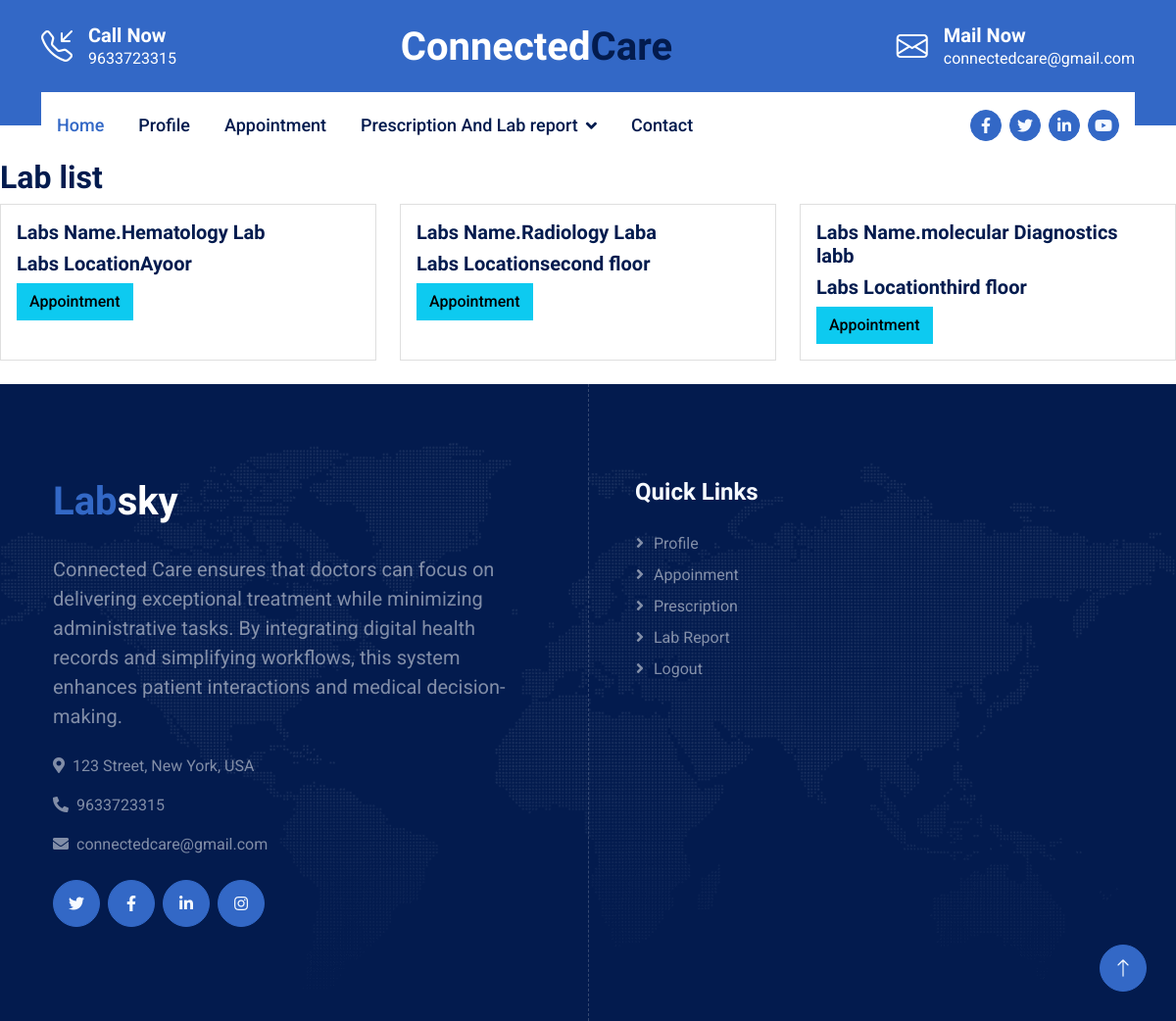
/lab_doc_show/1 (signed in), run on the app's committed database.
### hosp_app/models.py (models this page shows)
class Lab(models.Model):
    hosp_id=models.ForeignKey(Hosp,on_delete=models.CASCADE)
    loc=models.CharField(max_length=100)
    name=models.CharField(max_length=100)
    loginid=models.ForeignKey('Login',on_delete=models.CASCADE)

### hosp_app/views.py (the view)
# urls.py: path('lab_doc_show/<int:id>',views.lab_doc_show,name='lab_doc_show'),
def lab_doc_show(request,id):
    if 'user_id' in request.session:
        user_id = request.session.get('user_id')
        lab = get_object_or_404(Doctor, loginid=user_id)
        app_id = get_object_or_404(Appointment, id=id)
        a = Lab.objects.filter(hosp_id=lab.hosp_name)
        return render(request, 'labs_show_doc.html', {'a': a,'app_id':app_id})
    else:
        return redirect('login')

### hosp_app/templates/labs_show_doc.html (shortened to what this page needs)
{% extends "doc_header.html" %}
{% block content %}
<body>
<h2>Lab list</h2>
<div class="row row-cols-1 row-cols-md-3 g-4">
    {% for i in a %}
    <div class="col">
      <div class="card h-100">
        <div class="card-body">
          <h5 class="card-title">Labs Name.{{ i.name }}</h5>
          <h5 class="card-title">Labs Location{{ i.loc }}</h5>
          <a href="../lab_test_doc/{{app_id.id}}/{{i.id}}" class="btn btn-info">
           Appointment
        </a>
        </div>
      </div>
    </div>
    {% endfor %}
</body>
{% endblock %}

### hosp_app/static/doc_main/css/style.css (style rules this page uses)
.btn { transition: .5s; font-weight: 500; }

### data on the page
Lab: name "Hematology Lab", loc "Ayoor"
Lab: name "Radiology Laba", loc "second floor"
Lab: name "molecular Diagnostics labb", loc "third floor"
